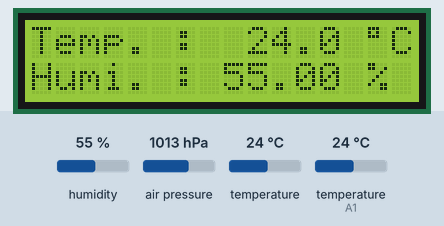
Recording of a sketch running on a simulated Arduino Uno, built with avr-gcc and run on an emulated ATmega328P. Parts: 16×2 character LCD. Wiring (inferred from the names in the program): DHT11 sensor: data A1. Inputs (shaded band) come from the test bench; at power-on: humidity 55 %, air pressure 1013 hPa, temperature 24 °C, temperature (sensor on A1) 24 °C. What the sketch prints to the serial monitor is not drawn.

Above: at 1.2 s.
1.3 s: humidity set to 22 %
At 6.9 s:
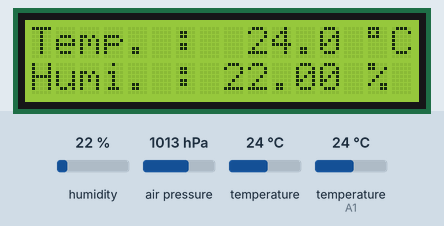
10.9 s: air pressure set to 952 hPa
At 16.6 s:
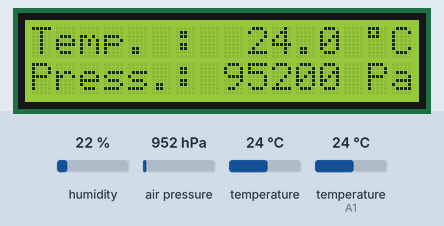
20.1 s: temperature (sensor 0) set to 12 °C
At 23.0 s:
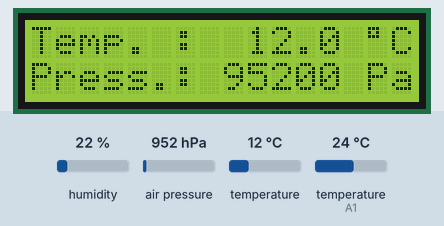
26.3 s: humidity set to 40 %
At 31.4 s:
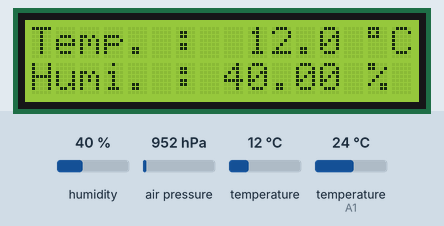
35.6 s: air pressure set to 975 hPa
At 40.9 s:
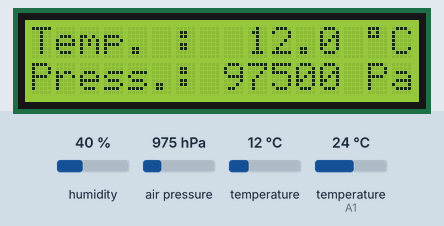
44.9 s: humidity set to 68 %
At 50.5 s:
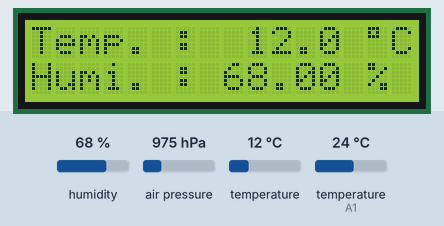
Timing chart, 0 to 52.0 s (numbered marks = the images above; inputs shaded):
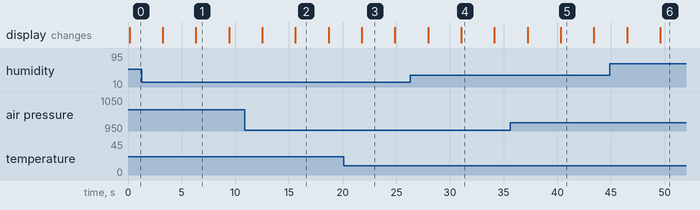

Measured:
- after the input at 1.3 s, the display: first differs from a run without the input after 5.0 s (image 1)
- after the input at 10.9 s, the display: first differs from a run without the input after 4.7 s (image 2)
- after the input at 20.1 s, the display: changes after 1.7 s (image 3)
- after the input at 26.3 s, the display: first differs from a run without the input after 4.8 s (image 4)
- after the input at 35.6 s, the display: first differs from a run without the input after 4.7 s (image 5)
- after the input at 44.9 s, the display: first differs from a run without the input after 4.7 s (image 6)
- what the display in image 1 shows lasts 3.1 s, from 6.3 s to 9.4 s

The sketch:

projeto-estacao-meteorologica.ino
```cpp
#include <Wire.h>
#include <Adafruit_BMP085.h>
#include <LiquidCrystal_I2C.h>
LiquidCrystal_I2C lcd(0x3f,2,1,0,4,5,6,7,3, POSITIVE);
#include <dht.h>
Adafruit_BMP085 bmp180;
#define dht_dpin A1
int mostrador = 0;
dht DHT;
void setup()
{
  Serial.begin(9600);
  lcd.begin(16,2);
  if (!bmp180.begin())
  {
    Serial.println("Sensor nao encontrado !!");
    while (1) {}
  }
}

void loop()
{
   DHT.read11(dht_dpin);
  Serial.print("Umidade = ");
  Serial.print(DHT.humidity);
  Serial.print(" %  ");
  Serial.print("Temperatura = ");
  Serial.print(DHT.temperature);
  Serial.println(" Celsius  ");

   lcd.setCursor(0, 0);
   lcd.print("Temp. :  ");
   Serial.print("Temperatura : ");
   if ( bmp180.readTemperature() < 10)
   {
     lcd.print(" ");
     lcd.print(bmp180.readTemperature());
     Serial.print(bmp180.readTemperature());
     Serial.println(" C");
   }
   else
   {
     lcd.print(bmp180.readTemperature(),1);
     Serial.print(bmp180.readTemperature(),1);
     Serial.println(" C");
   }
   lcd.print(" ");
   lcd.print((char)223);
   lcd.print("C   ");

   if (mostrador == 0)
   {
     lcd.setCursor(0, 1);
     lcd.print("                ");
     lcd.setCursor(0, 1);
     lcd.print("Humi. : ");
     lcd.print(DHT.humidity);
     lcd.print(" %");
    }
   if (mostrador == 1)
   {
     lcd.setCursor(0, 1);
     lcd.print("                ");
     lcd.setCursor(0, 1);
     lcd.print("Press.: ");
     Serial.print("Pressao : ");
     lcd.print(bmp180.readPressure());
     Serial.print(bmp180.readPressure());
     Serial.println(" Pa");
     lcd.print(" Pa");
   }

   delay(3000);
   mostrador = !mostrador;
}
```

dht.h
```cpp
//
//    FILE: dht.h
// VERSION: 0.1.00
// PURPOSE: DHT Temperature & Humidity Sensor library for Arduino
//
//     URL: http://arduino.cc/playground/Main/DHTLib
//
// HISTORY:
// see dht.cpp file
//

#ifndef dht_h
#define dht_h

#if ARDUINO >= 100
 #include "Arduino.h"
#else
 #include "WProgram.h"
#endif

#define DHT_LIB_VERSION "0.1.00"

class dht
{
public:
	int read11(uint8_t pin);
    int read22(uint8_t pin);
	double humidity;
	double temperature;

private:
	uint8_t bits[5];  // buffer to receive data
	int read(uint8_t pin);
};
#endif
//
// END OF FILE
//
```
